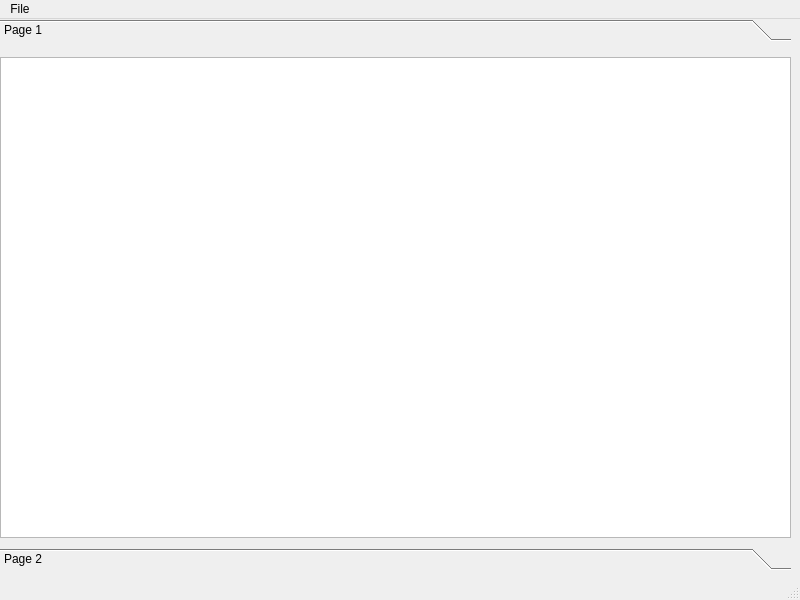
<?xml version="1.0" encoding="UTF-8"?>
<ui version="4.0">
 <class>MainWindow</class>
 <widget class="QMainWindow" name="MainWindow">
  <property name="geometry">
   <rect>
    <x>0</x>
    <y>0</y>
    <width>800</width>
    <height>600</height>
   </rect>
  </property>
  <property name="windowTitle">
   <string>MainWindow</string>
  </property>
  <widget class="QWidget" name="centralwidget">
   <widget class="QToolBox" name="toolBox">
    <property name="geometry">
     <rect>
      <x>0</x>
      <y>0</y>
      <width>791</width>
      <height>551</height>
     </rect>
    </property>
    <property name="currentIndex">
     <number>0</number>
    </property>
    <widget class="QWidget" name="page">
     <property name="geometry">
      <rect>
       <x>0</x>
       <y>0</y>
       <width>791</width>
       <height>489</height>
      </rect>
     </property>
     <attribute name="label">
      <string>Page 1</string>
     </attribute>
     <widget class="QTableView" name="tableView">
      <property name="geometry">
       <rect>
        <x>0</x>
        <y>10</y>
        <width>791</width>
        <height>481</height>
       </rect>
      </property>
     </widget>
    </widget>
    <widget class="QWidget" name="page_2">
     <property name="geometry">
      <rect>
       <x>0</x>
       <y>0</y>
       <width>791</width>
       <height>489</height>
      </rect>
     </property>
     <attribute name="label">
      <string>Page 2</string>
     </attribute>
    </widget>
   </widget>
  </widget>
  <widget class="QMenuBar" name="menubar">
   <property name="geometry">
    <rect>
     <x>0</x>
     <y>0</y>
     <width>800</width>
     <height>22</height>
    </rect>
   </property>
   <widget class="QMenu" name="menuFile">
    <property name="title">
     <string>File</string>
    </property>
    <addaction name="separator"/>
    <addaction name="actionClose"/>
   </widget>
   <addaction name="menuFile"/>
  </widget>
  <widget class="QStatusBar" name="statusbar"/>
  <action name="actionClose">
   <property name="text">
    <string>Close</string>
   </property>
  </action>
 </widget>
 <resources/>
 <connections/>
</ui>
